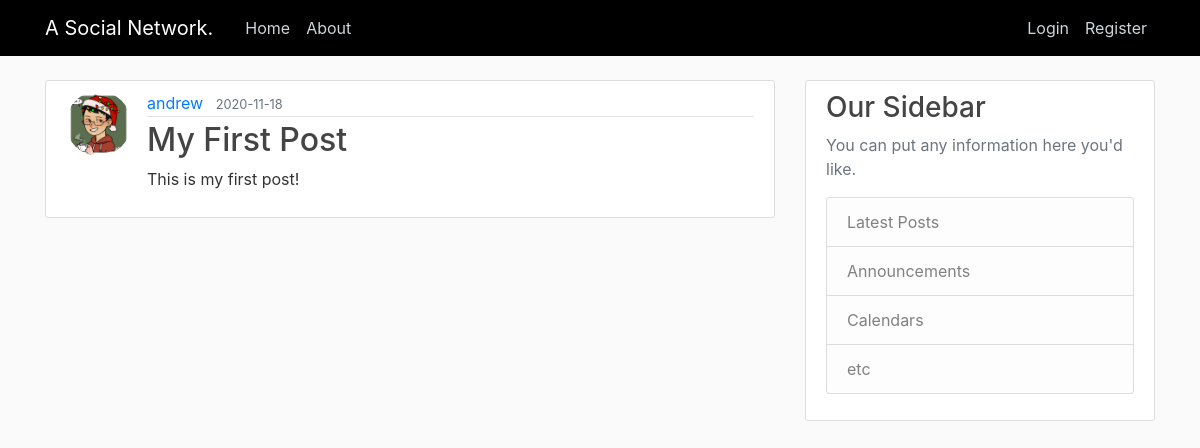
/post/1, run on an earlier commit of the app's database.
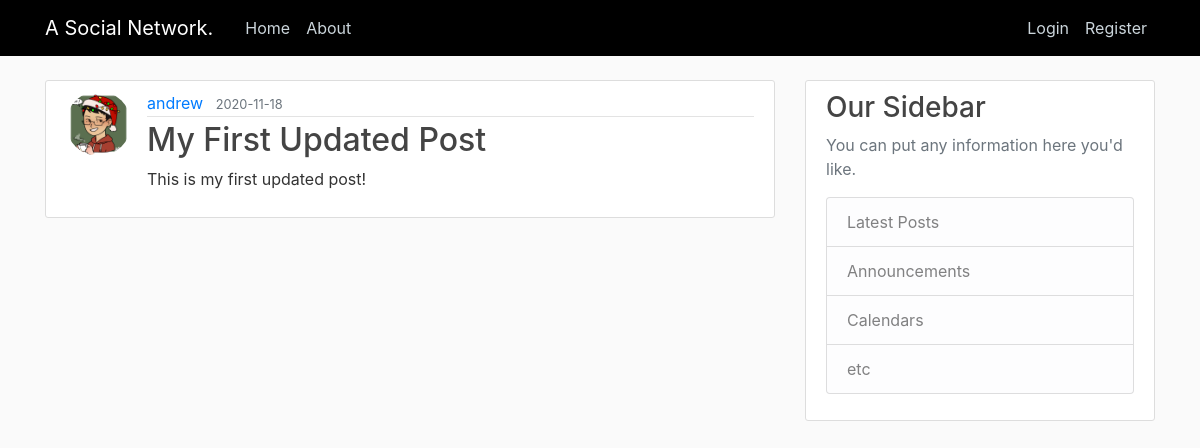
And on a later commit of the database.
### app/models.py (models this page shows, shortened)
class Post(db.Model):
    id = db.Column(db.Integer, primary_key = True)
    title = db.Column(db.String(100), nullable=False)
    date_posted = db.Column(db.DateTime, nullable=False, default=datetime.utcnow)
    content = db.Column(db.Text, nullable=False)
    user_id = db.Column(db.Integer, db.ForeignKey('user.id'), nullable=False)

### app/routes.py (the view)
@app.route('/post/<int:post_id>', methods = ['GET', 'POST'])
def post(post_id):
    post = Post.query.get_or_404(post_id)
    return render_template('post.html', title = post.title, post=post)

### app/templates/post.html
{% extends 'layout.html' %}
{% block content %}
    <article class="media content-section">
        <img class="rounded-circle article-img" src="{{ url_for('static', filename='profile_pics/' + post.author.image_file) }}" alt="profile_picture">
        <div class="media-body">
        <div class="article-metadata">
            <a class="mr-2" href="#">{{ post.author.username }}</a>
            <small class="text-muted">{{ post.date_posted.strftime('%Y-%m-%d') }}</small>
        </div>
        <h2 class = 'article-title'>{{ post.title }}</h2>
        <p class="article-content">{{ post.content }}</p>
        </div>
    </article>
{% endblock content %}

What changed in the data, as far as the page shows it:
changed Post: title "My First Post" → "My First Updated Post"; content "This is my first post!" → "This is my first updated post!"
